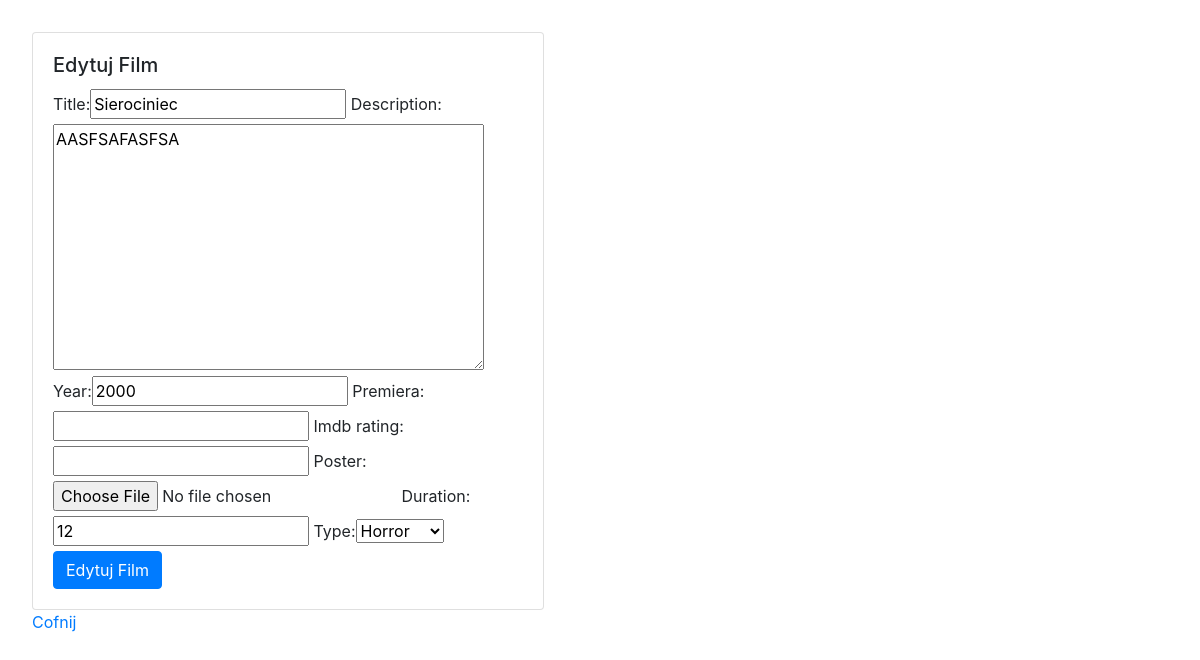
The app's page /filmy/edit/5/ (signed in) with its own data.
### filmyweb/models.py (models this page shows, shortened)
class Film(models.Model):
    title = models.CharField(max_length=64, blank=False, unique=True)
    year = models.PositiveSmallIntegerField(default=2000)
    description = models.TextField(default="")
    premiera = models.DateField(null=True, blank=True)
    imdb_rating = models.DecimalField(max_digits=4,decimal_places=2, null=True,blank=True)
    poster = models.ImageField(upload_to="posters", null=True, blank=True)
    additional = models.OneToOneField(AdditionalInformation, on_delete=models.CASCADE,null=True, blank=True)

class AdditionalInformation(models.Model):
    TYPE = {
        (0, "Inne"),
        (1, "Horror"),
        (2, "Komedia"),
        (3, "Sci-fi"),
        (4, "Drama"),
    }
    duration = models.PositiveSmallIntegerField(default=0)
    type = models.PositiveSmallIntegerField(default=0, choices=TYPE)

### filmyweb/views.py (the view)
# urls.py: path('edit/<int:id>/', edit_film, name="edit_film"),
@login_required
def edit_film(request, id):
    film = get_object_or_404(Film, pk=id)
    try:
        additional = AdditionalInformation.objects.get(film=film.id)
    except AdditionalInformation.DoesNotExist:
        additional = None
    form_film = FilmForm(request.POST or None, request.FILES or None, instance=film)
    form_additional = AdditionalInfoForm(request.POST or None, instance=additional)
    if all((form_film.is_valid(), form_additional.is_valid())):
        film = form_film.save(commit=False)
        additional = form_additional.save()
        film.additional = additional
        film.save()
        return redirect(all_films)
    return render(request, 'film_form.html', {'form': form_film,
                                              'form_additional': form_additional,
                                              'new':False})

### filmyweb/forms.py
class FilmForm(ModelForm):
    class Meta:
        model = Film
        fields = ['title','description','year','premiera','imdb_rating','poster']

class AdditionalInfoForm(ModelForm):
    class Meta:
        model = AdditionalInformation
        fields = ['duration', 'type']

### templates/film_form.html (shortened to what this page needs)
{% extends 'index.html' %}
{% load bootstrap %}
{% block page %}
    <div class="card" style="width: 32rem;">
      <div class="card-body">
              {% if new %}
                        <h5 class="card-title">Nowy Film</h5>
              {% else %}
                        <h5 class="card-title">Edytuj Film</h5>
              {% endif %}
            <form method="POST" enctype="multipart/form-data">
                {{ form|bootstrap }}
                {{ form_additional|bootstrap }}
                    {% if new %}
                        <button type="submit" class="btn btn-primary">Nowy Film</button>
                    {% else %}
                        <button type="submit" class="btn btn-primary">Edytuj Film</button>
                    {% endif %}
            </form>
      </div>
    </div>
    <a href="{% url 'all_films' %}">Cofnij</a>
{% endblock %}

### my_static/css.css (style rules this page uses)
body { padding: 2rem; }
.card { width: 36rem; }

### records on screen
Film: title "Sierociniec", description "AASFSAFASFSA", year "2000"
AdditionalInformation: duration "12", type "Horror"
